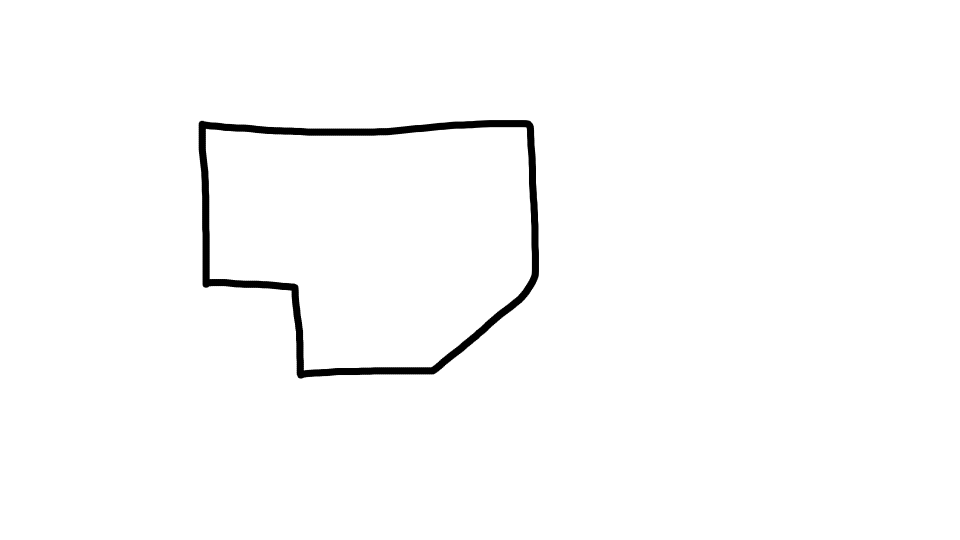
%> input picture 2d_drawing2.png, 1920 x 1080 px (shown at 1/2 size)
$ octave --eval "result = convert_image('2d_drawing2.png');"   (GNU Octave 9; MATLAB toolbox functions it lacks are replaced by stand-ins)
%> lines starting %> are read from the running program, lines starting %| are printed output that depends on the picture; in (x1, y1, x2, y2) boxes, pixels count from 0 and x2, y2 are one past the last pixel; in counts of white or black regions, pixels touching at a corner belong together; the program's own positions count from 1
function [x_coord, y_coord, image_matrix] = convert_image(image_filename)
%> called with image_filename = '2d_drawing2.png'
    %% Load image file as grayscale image
    RGB_image = imread(image_filename);
%> RGB_image is the input picture: size 1080x1920x3 uint8; min 0, max 255, mean 251.2
    grayscale_image = rgb2gray(RGB_image);
%     imshow(grayscale_image)

    %% Convert to binary matrix
% [8 lines of commented-out code are left out]

    image_matrix = flipud(grayscale_image);
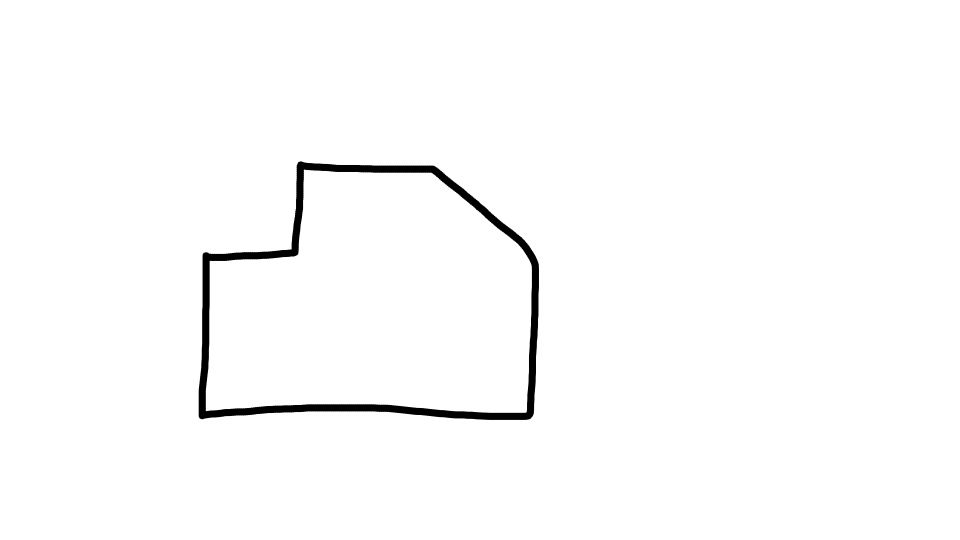
%> image_matrix: size 1080x1920 uint8 (shown at 1/2 size); min 0, max 255, mean 251.2; mean of the top-left, top-right, bottom-left and bottom-right quarters 249.6, 253.8, 249.1, 252.3

    image_matrix = image_matrix < 128;
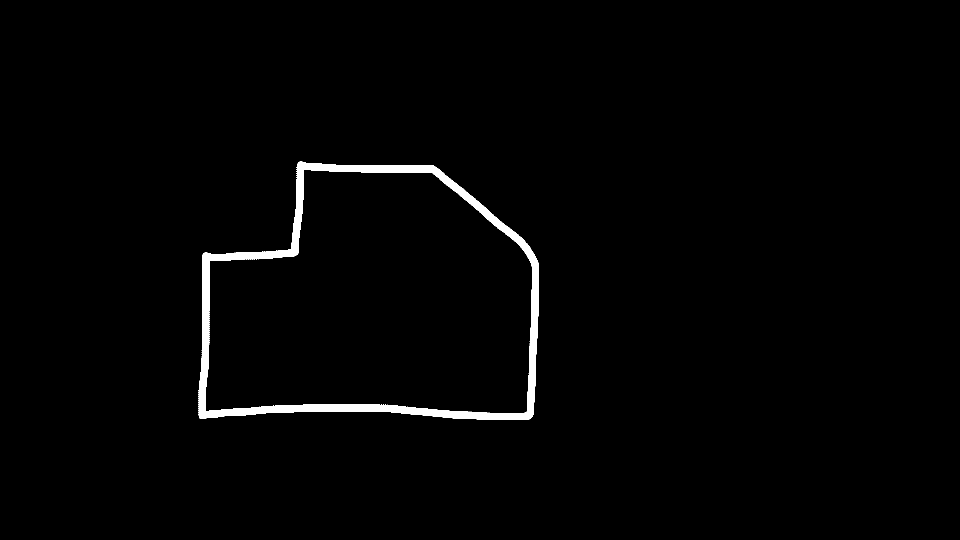
%> image_matrix: size 1080x1920 logical (shown at 1/2 size); 1.5% white; 1 white region, box (x1, y1, x2, y2) and area: (397, 323, 1078, 840) 30944
%     image_matrix = bwmorph(binaryImage, 'skel', inf); % shrink thickness of lines
    image_matrix = image_matrix == 0;
    image_matrix = double(image_matrix);

%     imshow(image_matrix);

    x_coord = [];
    y_coord = [];
    for i = 1:size(image_matrix,1)
        for j = 1:size(image_matrix,2)
            if image_matrix(i,j) == 0
                x_coord = [x_coord; j];
                y_coord = [y_coord; i];
            end
        end
    end
end

$ run again, on new_img.png
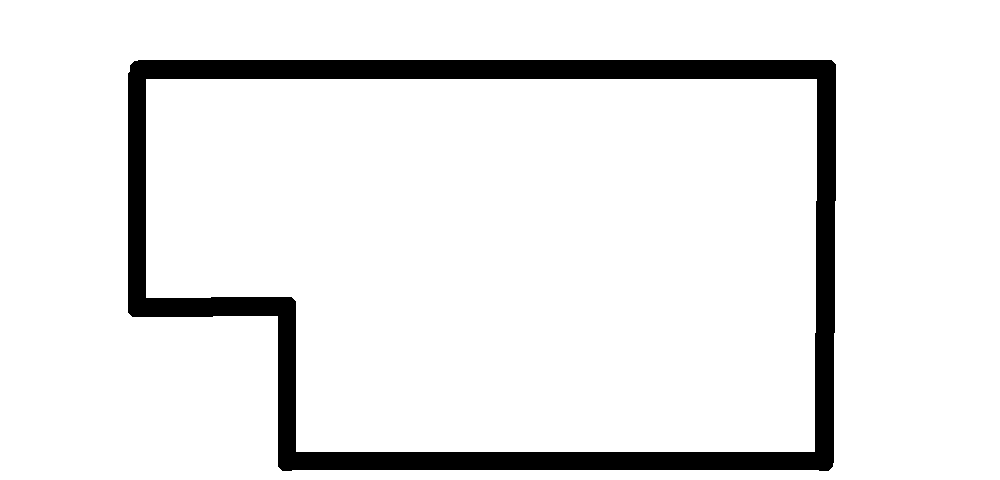
%> input picture new_img.png, 1000 x 480 px
%> in convert_image, RGB_image is the input picture: size 480x1000x3 uint8; 91.7% white; 1 black region, box (x1, y1, x2, y2) and area: (128, 60, 836, 471) 40059
%> in convert_image, `image_matrix = flipud(grayscale_image);`:
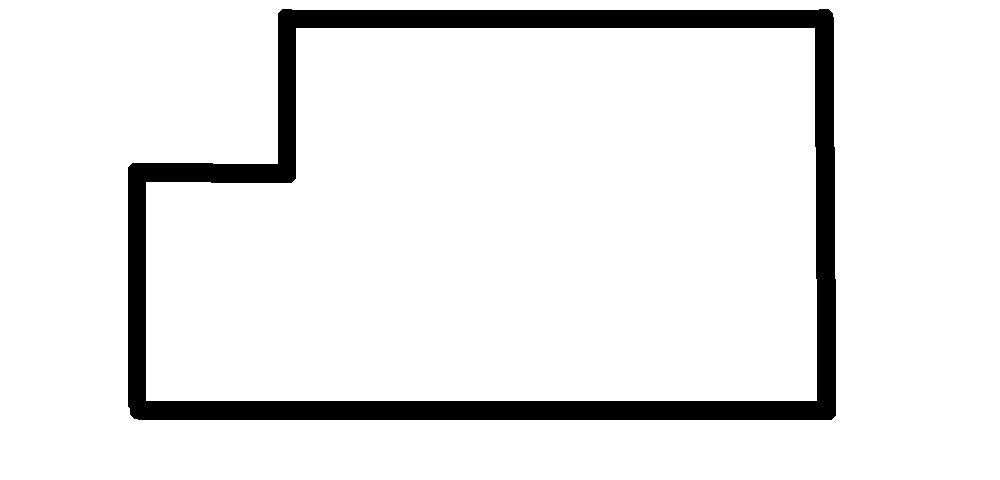
%> image_matrix: size 480x1000 uint8; 91.7% white; 1 black region, box (x1, y1, x2, y2) and area: (128, 9, 836, 420) 40059
